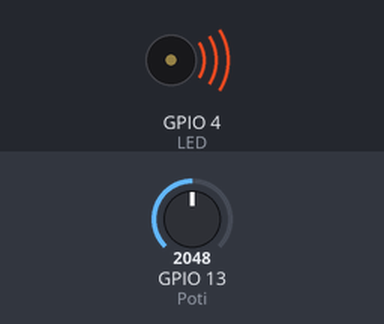
This sketch was run on a simulated ESP32. Shown: buzzer (waves = sounding). Inputs (shaded band) come from the test bench; at power-on: GPIO 13 (Poti) = 2048. What the sketch prints to the serial monitor is not drawn.

Above: at 0.1 s.
Timing chart, 0 to 1.6 s (numbered marks = the images above):
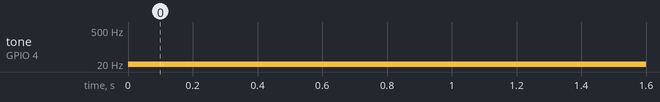

Measured:
- by itself, tone on GPIO 4 (LED): silent → 8 Hz at 0.00 s

The sketch:

Esp32-ToneAsTimer.ino
```cpp
#define LED 4
#define Poti 13

unsigned int setNewFreq(uint8_t pin, unsigned int freq) {
  noTone(pin);
  tone(pin, freq);
  return freq;
}


void setup() {
  pinMode(LED, OUTPUT);
  pinMode(Poti, INPUT);
  Serial.begin(115200);
  Serial.println("Project EPS32-ToneAsTimer");
  Serial.print("Compiled: ");
  Serial.print(__DATE__);
  Serial.print("\t");
  Serial.println(__TIME__);
}

void loop() {

 Serial.println(setNewFreq(LED, map(analogRead(Poti), 0, 4095, 1, 15)));
 delay(2000);


}
```
